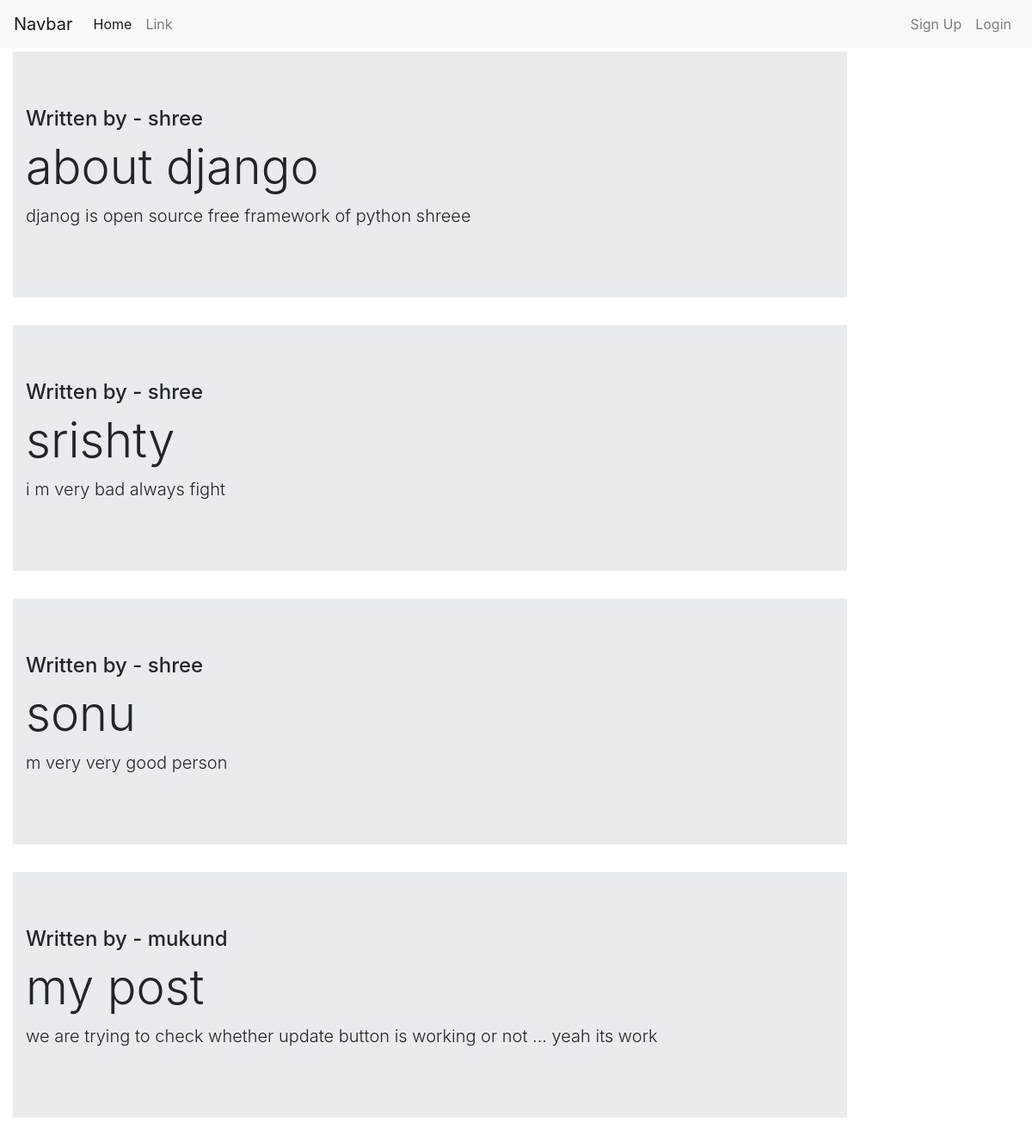
The page / on the database its author committed.
### myapp/models.py (models this page shows, shortened)
class Post(models.Model):
    titles=models.CharField(max_length=100)
    desc=models.TextField()
    author = models.ForeignKey(User, on_delete=models.CASCADE)

### myapp/views.py (the view)
# urls.py: 2. Add a URL to urlpatterns:  path('', views.home, name='home')
def home(request):
    posts = Post.objects.all()
    return render(request,'home.html',{'posts':posts})

### templates/home.html
{% extends 'base.html' %}
{% block content%}
    <div class="col-sm-10 mt-1">
    {% for post in posts %}
       <div class="jumbotron jumbotron-fluid jumbo-color">
        <div class="container">
            <h4>Written by - {{post.author}}</h4>
            <h1 class="display-4" font-weight-bold>{{post.titles}}</h1>
            <p class="lead">{{post.desc}}</p>
        </div>
        </div>
    {% endfor %}
    </div>
{% endblock content%}

### templates/base.html (shortened to what this page needs)
<!doctype html>
{% load static %}
<html lang="en">
<head>
    <link rel="stylesheet" href="https://cdn.jsdelivr.net/npm/bootstrap@4.5.3/dist/css/bootstrap.min.css"
>
    <link rel="stylesheet" href="{% static 'css/stylesheet.css' %}">
</head>
 {% include 'navbar.html' %}
<body>
    {% block content%}
    {% endblock content%}
</body>
</html>

### templates/navbar.html (shortened to what this page needs)
<nav class="navbar navbar-expand-lg navbar-light bg-light">
    <a class="navbar-brand" href="#">Navbar</a>
    <div class="collapse navbar-collapse" id="navbarSupportedContent">
        <ul class="navbar-nav">
            <li class="nav-item active">
                <a class="nav-link" href="{% url 'home' %}">Home <span class="sr-only">(current)</span></a>
            </li>
            <li class="nav-item">
                <a class="nav-link" href="#">Link</a>
            </li>
        </ul>
        <ul class="navbar-nav ml-auto">
            {% if user.is_authenticated %}
            <h5 class="mr-5 nav-item nav-link">{{request.user.get_full_name}}</h4>
            <li class="nav-item">
                <a class="nav-link" href="{% url 'logout' %}">Logout</a>
            </li>
            {% else %}
            <li class="nav-item">
                <a class="nav-link" href="{% url 'signup' %}">Sign Up</a>
            </li>
            <li class="nav-item">
                <a class="nav-link" href="{% url 'login' %}">Login</a>
            </li>
            {% endif %}
        </ul>
    </div>
</nav>

### rows shown on the page
Post: author "shree", titles "about django", desc "djanog is open source free framework of python shreee"
Post: author "shree", titles "srishty", desc "i m very bad always fight"
Post: author "shree", titles "sonu", desc "m very very good person"
Post: author "mukund", titles "my post", desc "we are trying to check whether update button is working or not ... yeah its work"
